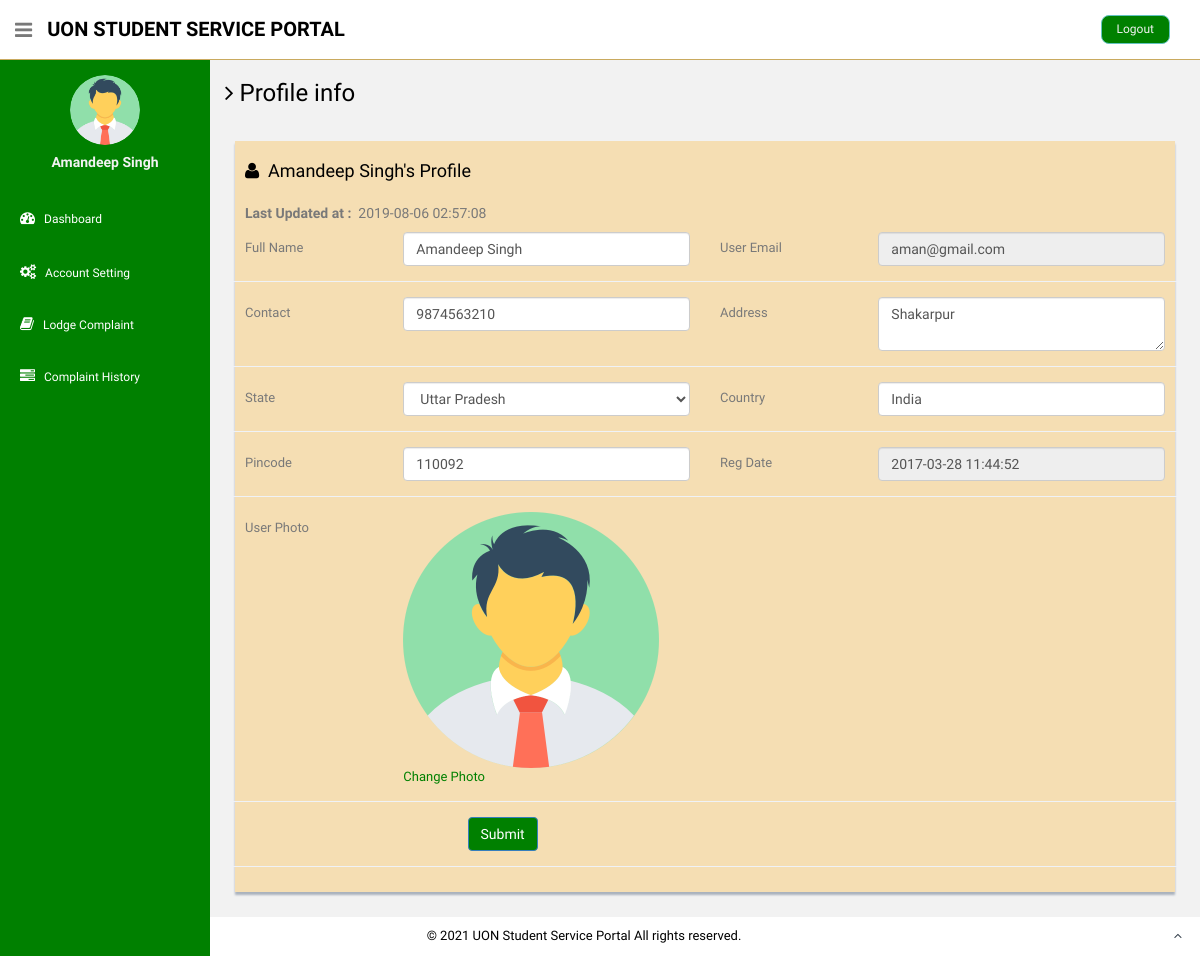
Page /users/profile.php (signed in) on the committed database.
### tables this page shows
CREATE TABLE `users` (
  `id` int(11) NOT NULL,
  `fullName` varchar(255) DEFAULT NULL,
  `userEmail` varchar(255) DEFAULT NULL,
  `password` varchar(255) DEFAULT NULL,
  `contactNo` bigint(11) DEFAULT NULL,
  `address` tinytext,
  `State` varchar(255) DEFAULT NULL,
  `country` varchar(255) DEFAULT NULL,
  `pincode` int(6) DEFAULT NULL,
  `userImage` varchar(255) DEFAULT NULL,
  `regDate` timestamp NOT NULL DEFAULT CURRENT_TIMESTAMP,
  `updationDate` timestamp NULL DEFAULT '0000-00-00 00:00:00' ON UPDATE CURRENT_TIMESTAMP,
  `status` int(1) DEFAULT NULL
);

### users/profile.php (the view, shortened to what this page needs)
<?php
include('includes/config.php');
if(strlen($_SESSION['login'])==0)
  {
header('location:index.php');
}
else{
?>
<!DOCTYPE html>
<html lang="en">
  <head>
    <link href="assets/css/bootstrap.css" rel="stylesheet">
    <link href="assets/font-awesome/css/font-awesome.css" rel="stylesheet" />
    <link rel="stylesheet" type="text/css" href="assets/js/bootstrap-datepicker/css/datepicker.css" />
    <link rel="stylesheet" type="text/css" href="assets/js/bootstrap-daterangepicker/daterangepicker.css" />
    <link href="assets/css/style.css" rel="stylesheet">
    <link href="assets/css/style-responsive.css" rel="stylesheet">
  </head>
  <body>
  <section id="container" >
     <?php include("includes/header.php");?>
      <?php include("includes/sidebar.php");?>
      <section id="main-content">
          <section class="wrapper">
          	<h3><i class="fa fa-angle-right"></i> Profile info</h3>
          	<div class="row mt">
          		<div class="col-lg-12">
                  <div class="form-panel">
 <?php $query=mysqli_query($con,"select * from users where userEmail='".$_SESSION['login']."'");
 while($row=mysqli_fetch_array($query))
 {
 ?>
  <h4 class="mb"><i class="fa fa-user"></i>&nbsp;&nbsp;<?php echo htmlentities($row['fullName']);?>'s Profile</h4>
    <h5><b>Last Updated at :</b>&nbsp;&nbsp;<?php echo htmlentities($row['updationDate']);?></h5>
                      <form class="form-horizontal style-form" method="post" name="profile" >
<div class="form-group">
<label class="col-sm-2 col-sm-2 control-label">Full Name</label>
<div class="col-sm-4">
<input type="text" name="fullname" required="required" value="<?php echo htmlentities($row['fullName']);?>" class="form-control" >
 </div>
<label class="col-sm-2 col-sm-2 control-label">User Email </label>
 <div class="col-sm-4">
<input type="email" name="useremail" required="required" value="<?php echo htmlentities($row['userEmail']);?>" class="form-control" readonly>
</div>
 </div>
<div class="form-group">
<label class="col-sm-2 col-sm-2 control-label">Contact</label>
 <div class="col-sm-4">
<input type="text" name="contactno" required="required" value="<?php echo htmlentities($row['contactNo']);?>" class="form-control">
</div>
<label class="col-sm-2 col-sm-2 control-label">Address </label>
<div class="col-sm-4">
<textarea  name="address" required="required" class="form-control"><?php echo htmlentities($row['address']);?></textarea>
</div>
</div>
<div class="form-group">
<label class="col-sm-2 col-sm-2 control-label">State</label>
<div class="col-sm-4">
<select name="state" required="required" class="form-control">
<option value="<?php echo htmlentities($row['State']);?>"><?php echo htmlentities($st=$row['State']);?></option>
</select>
</div>
<label class="col-sm-2 col-sm-2 control-label">Country </label>
<div class="col-sm-4">
<input type="text" name="country" required="required" value="<?php echo htmlentities($row['country']);?>" class="form-control">
</div>
</div>
<div class="form-group">
<label class="col-sm-2 col-sm-2 control-label">Pincode</label>
<div class="col-sm-4">
<input type="text" name="pincode" maxlength="6" required="required" value="<?php echo htmlentities($row['pincode']);?>" class="form-control">
</div>
<label class="col-sm-2 col-sm-2 control-label">Reg Date </label>
<div class="col-sm-4">
<input type="text" name="regdate" required="required" value="<?php echo htmlentities($row['regDate']);?>" class="form-control" readonly>
 </div>
</div>
<div class="form-group">
<label class="col-sm-2 col-sm-2 control-label">User Photo</label>
<div class="col-sm-4">
<?php $userphoto=$row['userImage'];
if($userphoto==""):
?>
<img src="userimages/noimage.png" width="256" height="256" >
<a href="update-image.php">Change Photo</a>
<?php else:?>
	<img src="userimages/<?php echo htmlentities($userphoto);?>" width="256" height="256">
	<a href="update-image.php">Change Photo</a>
<?php endif;?>
</div>
</div>
<?php } ?>
                          <div class="form-group">
                           <div class="col-sm-10" style="padding-left:25% ">
<button type="submit" name="submit" class="btn btn-primary">Submit</button>
</div>
</div>
                          </form>
                          </div>
                          </div>
                          </div>
		</section>
      </section>
    <?php include("includes/footer.php");?>
  </section>
  </body>
</html>
<?php } ?>

### users/includes/header.php
<header class="header black-bg">
             <div class="sidebar-toggle-box">
                 <div class="fa fa-bars tooltips" data-placement="right" data-original-title="Toggle Navigation"></div>
             </div>
           <a href="dashboard.php" class="logo"><b>UON Student Service Portal</b></a>
           <div class="top-menu">
           	<ul class="nav pull-right top-menu">
                   <li><a class="logout" href="logout.php">Logout</a></li>
           	</ul>
           </div>
       </header>

### users/includes/sidebar.php (shortened to what this page needs)
<aside>
          <div id="sidebar"  class="nav-collapse ">
              <ul class="sidebar-menu" id="nav-accordion">
                              <?php $query=mysqli_query($con,"select fullName,userImage from users where userEmail='".$_SESSION['login']."'");
 while($row=mysqli_fetch_array($query))
 {
 ?>
                  <p class="centered"><a href="profile.php">
<?php $userphoto=$row['userImage'];
if($userphoto==""):
?>
<img src="userimages/noimage.png"  class="img-circle" width="70" height="70" >
<?php else:?>
  <img src="userimages/<?php echo htmlentities($userphoto);?>" class="img-circle" width="70" height="70">
<?php endif;?>
</a>
</p>
                  <h5 class="centered"><?php echo htmlentities($row['fullName']);?></h5>
                  <?php } ?>
                  <li class="mt">
                      <a href="dashboard.php">
                          <i class="fa fa-dashboard"></i>
                          <span>Dashboard</span>
                      </a>
                  </li>
                  <li class="sub-menu">
                      <a href="javascript:;" >
                          <i class="fa fa-cogs"></i>
                          <span>Account Setting</span>
                      </a>
                  </li>
                  <li class="sub-menu">
                      <a href="register-complaint.php" >
                          <i class="fa fa-book"></i>
                          <span>Lodge Complaint</span>
                      </a>
                    </li>
                  <li class="sub-menu">
                      <a href="complaint-history.php" >
                          <i class="fa fa-tasks"></i>
                          <span>Complaint History</span>
                      </a>
                  </li>
              </ul>
          </div>
      </aside>

### users/includes/footer.php (shortened to what this page needs)
<footer class="site-footer">
         <div class="text-center">
            &copy; 2021 UON Student Service Portal </b> All rights reserved.
             <a href="#" class="go-top">
                 <i class="fa fa-angle-up"></i>
             </a>
	 </div>
     </footer>

### users/assets/css/style.css (style rules this page uses)
body { color: #797979; background: #f2f2f2; font-family: 'Ruda', sans-serif; padding: 0px !important; margin: 0px !important; font-size:13px; }
ul li { list-style: none; }
a, a:hover, a:focus { text-decoration: none; outline: none; }
#container { width: 100%; height: 100%; }
.centered { text-align: center; }
.mt { margin-top: 25px; }
.mb { margin-bottom: 25px; }
ul.top-menu > li > .logout { color: #f2f2f2; font-size: 12px; border-radius: 4px; -webkit-border-radius: 4px; border: 1px solid #64c3c2 !important; padding: 5px 15px; margin-right: 15px; background: #68dff0; margin-top: 15px; }
#sidebar { width: 210px; height: 100%; position: fixed; background: yellow; }
#sidebar h5 { color: #f2f2f2; font-weight: 700; }
#sidebar ul li { position: relative; }
ul.sidebar-menu , ul.sidebar-menu li ul.sub { margin: -2px 0 0; padding: 0; }
ul.sidebar-menu { margin-top: 75px; }
ul.sidebar-menu li { margin-bottom: 5px; margin-left:10px; margin-right:10px; }
ul.sidebar-menu li.sub-menu { line-height: 15px; }
ul.sidebar-menu li a span { display: inline-block; }
ul.sidebar-menu li a { color: #aeb2b7; text-decoration: none; display: block; padding: 15px 0 15px 10px; font-size: 12px; outline: none; -webkit-transition: all 0.3s ease; -moz-transition: all 0.3s ease; -o-transition: all 0.3s ease; -ms-transition: all 0.3s ease; transition: all 0.3s ease; }
ul.sidebar-menu li a i { font-size: 15px; padding-right: 6px; }
#main-content { margin-left: 210px; }
.header, .footer { min-height: 60px; padding: 0 15px; }
.header { position: fixed; left: 0; right: 0; z-index: 1002; }
.black-bg { background: #ffffff; border-bottom: 1px solid #c9aa5f; }
.wrapper { display: inline-block; margin-top: 60px; padding-left: 15px; padding-right: 15px; padding-bottom: 15px; padding-top: 0px; width: 100%; }
a.logo { font-size: 20px; color: #000000; float: left; margin-top: 15px; text-transform: uppercase; }
a.logo b { font-weight: 900; }
#top_menu .nav > li, ul.top-menu > li { float: left; }
ul.top-menu > li > a { color: #666666; font-size: 16px; border-radius: 4px; -webkit-border-radius: 4px; border:1px solid #666666 !important; padding: 2px 6px; margin-right: 15px; }
.sidebar-toggle-box { float: left; padding-right: 15px; margin-top: 20px; }
.sidebar-toggle-box .fa-bars { cursor: pointer; display: inline-block; font-size: 20px; }
.form-panel { background: #ffffff; margin: 10px; padding: 10px; box-shadow: 0px 3px 2px #aab2bd; text-align: left; }
label { font-weight: 400; }
.form-horizontal.style-form .form-group { border-bottom: 1px solid #eff2f7; padding-bottom: 15px; margin-bottom: 15px; }
@media (min-width: 768px) { .form-horizontal .control-label { text-align: left; } }
.site-footer { background: #ffffff; color: #000000; padding: 10px 0; }
.go-top { margin-right: 1%; float: right; background: rgba(255,255,255,.5); width: 20px; height: 20px; border-radius: 50%; -webkit-border-radius: 50%; }
.go-top i { color: #2A3542; }

### users/profile.php (style rules this page uses)
ul.sidebar-menu li a { color:white; }
#sidebar { background:green; }
ul.top-menu > li > .logout { background:green; border-radius:8px; }
.btn-primary { background:green; }
a { color:green; }
.form-panel { background:wheat; }
h3 { color:black; }
h4.mb { color:black; }

### rows in the picture
users: userImage (picture), fullName "Amandeep Singh", updationDate "2019-08-06 02:57:08", fullname "Amandeep Singh", useremail "aman@gmail.com", contactno "9874563210", address "Shakarpur", state "Uttar Pradesh", country "India", pincode "110092", regdate "2017-03-28 11:44:52"
